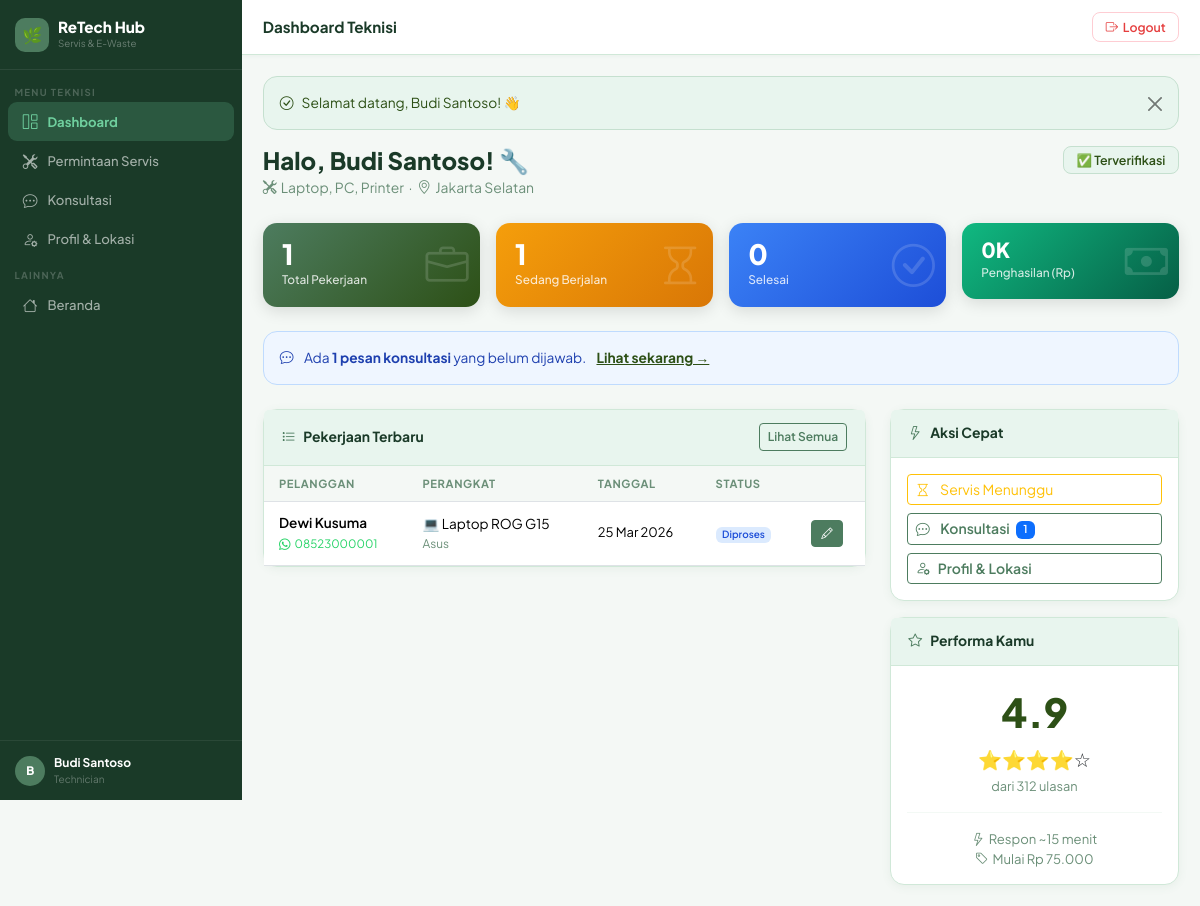
Page /technician/dashboard.php (signed in) on the committed database.
### tables this page shows
CREATE TABLE IF NOT EXISTS users (
    id INT AUTO_INCREMENT PRIMARY KEY,
    name VARCHAR(255) NOT NULL,
    email VARCHAR(255) UNIQUE NOT NULL,
    password VARCHAR(255) NOT NULL,
    role ENUM('user','technician','admin') DEFAULT 'user',
    phone VARCHAR(20) NULL,
    address TEXT NULL,
    latitude DECIMAL(10,7) NULL,    
    longitude DECIMAL(10,7) NULL,
    created_at TIMESTAMP DEFAULT CURRENT_TIMESTAMP,
    updated_at TIMESTAMP DEFAULT CURRENT_TIMESTAMP ON UPDATE CURRENT_TIMESTAMP
);

CREATE TABLE IF NOT EXISTS technicians (
    id INT AUTO_INCREMENT PRIMARY KEY,
    user_id INT NOT NULL,
    keahlian VARCHAR(255) NOT NULL,
    lokasi VARCHAR(255) NOT NULL,          
    workshop_address TEXT NULL,            
    latitude DECIMAL(10,7) NULL,           
    longitude DECIMAL(10,7) NULL,          
    bio TEXT NULL,
    is_available TINYINT(1) DEFAULT 1,
    rating DECIMAL(2,1) DEFAULT 5.0,
    total_jobs INT DEFAULT 0,
    response_time INT DEFAULT 60,
    price_start INT DEFAULT 50000,
    is_verified TINYINT(1) DEFAULT 0,     
    verified_at TIMESTAMP NULL,
    reject_reason VARCHAR(255) NULL,      
    created_at TIMESTAMP DEFAULT CURRENT_TIMESTAMP,
    updated_at TIMESTAMP DEFAULT CURRENT_TIMESTAMP ON UPDATE CURRENT_TIMESTAMP,
    FOREIGN KEY (user_id) REFERENCES users(id) ON DELETE CASCADE
);

CREATE TABLE IF NOT EXISTS service_requests (
    id INT AUTO_INCREMENT PRIMARY KEY,
    device_id INT NOT NULL,
    technician_id INT NULL,
    complaint TEXT NOT NULL,
    diagnosis TEXT NULL,
    service_date DATE NOT NULL,
    service_type ENUM('home_visit','bring_in') DEFAULT 'bring_in',
    status ENUM('menunggu','diproses','selesai','tidak_bisa_diperbaiki') DEFAULT 'menunggu',
     
    customer_address TEXT NULL,            
    customer_lat DECIMAL(10,7) NULL,
    customer_lng DECIMAL(10,7) NULL,
    distance_km DECIMAL(6,2) NULL,         
     
    service_cost DECIMAL(10,2) NULL,       
    transport_fee DECIMAL(10,2) DEFAULT 0, 
    app_fee DECIMAL(10,2) DEFAULT 0,       
    total_cost DECIMAL(10,2) NULL,         
    cost DECIMAL(10,2) NULL,               
    notes TEXT NULL,
    payment_method VARCHAR(50) DEFAULT 'COD',
     
    warranty_days INT DEFAULT 0,
    warranty_notes VARCHAR(255) NULL,
    warranty_until DATE NULL,
     
    rating_by_user TINYINT NULL,
    rating_note VARCHAR(255) NULL,
    created_at TIMESTAMP DEFAULT CURRENT_TIMESTAMP,
    updated_at TIMESTAMP DEFAULT CURRENT_TIMESTAMP ON UPDATE CURRENT_TIMESTAMP,
    FOREIGN KEY (device_id) REFERENCES devices(id) ON DELETE CASCADE,
    FOREIGN KEY (technician_id) REFERENCES technicians(id) ON DELETE SET NULL
);

CREATE TABLE IF NOT EXISTS devices (
    id INT AUTO_INCREMENT PRIMARY KEY,
    user_id INT NOT NULL,
    device_name VARCHAR(255) NOT NULL,
    device_type VARCHAR(100) NOT NULL,
    brand VARCHAR(100) NOT NULL,
    purchase_year YEAR NULL,
    description TEXT NULL,
    created_at TIMESTAMP DEFAULT CURRENT_TIMESTAMP,
    updated_at TIMESTAMP DEFAULT CURRENT_TIMESTAMP ON UPDATE CURRENT_TIMESTAMP,
    FOREIGN KEY (user_id) REFERENCES users(id) ON DELETE CASCADE
);

### technician/dashboard.php (the view, shortened to what the rows shown need)
<?php
require_once __DIR__ . '/../includes/functions.php';
require_once __DIR__ . '/../includes/layout.php';
$pdo = getDB();
$uid = $_SESSION['user_id'];
$techStmt = $pdo->prepare("SELECT t.*, u.name, u.phone FROM technicians t JOIN users u ON t.user_id=u.id WHERE t.user_id=?");
$techStmt->execute([$uid]); $tech = $techStmt->fetch();
    ?>
    <?php
$tid = $tech['id'];
$recentJobs = $pdo->prepare("
    SELECT sr.*, d.device_name, d.brand, d.device_type, u.name AS customer_name, u.phone AS customer_phone
    FROM service_requests sr
    JOIN devices d ON sr.device_id = d.id
    JOIN users u ON d.user_id = u.id
    WHERE sr.technician_id = ?
    ORDER BY sr.updated_at DESC LIMIT 5
");
$recentJobs->execute([$tid]); $recentJobs = $recentJobs->fetchAll();
pageHeader('Dashboard Teknisi', 'Dashboard Teknisi');
?>
<div class="mb-4 d-flex align-items-start justify-content-between flex-wrap gap-2">
    <div>
        <h4 style="font-weight:800;color:var(--txt,#1A3A28);margin-bottom:.15rem;">
            Halo, <?= e($tech['name']??'') ?>! 🔧
        </h4>
        <p style="color:var(--muted,#6B8F78);font-size:.87rem;margin:0;">
            <i class="bi bi-tools me-1"></i><?= e($tech['keahlian']??'') ?>
            &nbsp;·&nbsp;
            <i class="bi bi-geo-alt me-1"></i><?= e($tech['lokasi']??'') ?>
        </p>
    </div>
</div>
<div class="row g-4">
    <div class="col-lg-8">
        <div class="card">
            <div class="table-responsive">
                <table class="table mb-0">
                    <thead><tr><th>Pelanggan</th><th>Perangkat</th><th>Tanggal</th><th>Status</th><th></th></tr></thead>
                    <tbody>
                    <?php if (empty($recentJobs)): ?>
                        <tr><td colspan="5" class="text-center py-4" style="color:var(--muted,#6B8F78);">
                            <i class="bi bi-inbox d-block display-5 mb-2 opacity-25"></i>
                            Belum ada pekerjaan masuk.
                        </td></tr>
                    <?php else: foreach ($recentJobs as $j): ?>
                        <tr>
                            <td>
                                <div style="font-size:.85rem;font-weight:600;"><?= e($j['customer_name']??'') ?></div>
                                <?php if ($j['customer_phone']): ?>
                                <a href="https://wa.me/62<?= ltrim($j['customer_phone']??'','0') ?>" target="_blank" style="font-size:.72rem;color:#25D366;text-decoration:none;">
                                    <i class="bi bi-whatsapp me-1"></i><?= e($j['customer_phone']??'') ?>
                                </a>
                                <?php endif; ?>
                            </td>
                            <td>
                                <div style="font-size:.85rem;"><?= deviceEmoji($j['device_type']??'') ?> <?= e($j['device_name']??'') ?></div>
                                <div style="font-size:.74rem;color:var(--muted,#6B8F78);"><?= e($j['brand']??'') ?></div>
                            </td>
                            <td style="font-size:.81rem;"><?= tglIndo($j['service_date']) ?></td>
                            <td><span class="badge bg-<?= statusBadge($j['status']) ?>"><?= statusLabel($j['status']) ?></span></td>
                            <td>
                                <a href="<?= BASE_URL ?>/technician/update.php?id=<?= $j['id'] ?>" class="btn btn-sm btn-primary" style="font-size:.72rem;padding:.25rem .55rem;">
                                    <i class="bi bi-pencil"></i>
                                </a>
                            </td>
                        </tr>
                    <?php endforeach; endif; ?>
                    </tbody>
                </table>
            </div>
        </div>
    </div>
    <div class="col-lg-4">
        <div class="card">
            <div class="card-body p-3 text-center">
                <div style="font-size:2.5rem;font-weight:800;color:var(--sage-dk,#2D5016);"><?= number_format($tech['rating']??0,1) ?></div>
                <div style="font-size:1.2rem;margin:.2rem 0;">
                    <?php for ($i=1;$i<=5;$i++) echo $i<=$tech['rating']?'⭐':'☆'; ?>
                </div>
                <div style="font-size:.8rem;color:var(--muted,#6B8F78);">dari <?= $tech['total_jobs']??0 ?> ulasan</div>
                <hr style="border-color:var(--border,#D0E8D8);">
                <div style="font-size:.82rem;color:var(--muted,#6B8F78);">
                    <i class="bi bi-lightning me-1"></i>Respon ~<?= $tech['response_time']??60 ?> menit<br>
                    <i class="bi bi-tag me-1"></i>Mulai <?= rupiah($tech['price_start']??50000) ?>
                </div>
            </div>
        </div>
    </div>
</div>
<?php pageFooter(); ?>

### includes/layout.php (shortened to what the rows shown need)
<?php
function pageHeader(string $title = 'Dashboard', string $pageTitle = ''): void {
    $user   = currentUser();
    $role   = $_SESSION['user_role'] ?? '';
?>
<!DOCTYPE html>
<html lang="id">
<head>
    <link href="https://cdn.jsdelivr.net/npm/bootstrap@5.3.2/dist/css/bootstrap.min.css" rel="stylesheet">
    <link href="https://cdn.jsdelivr.net/npm/bootstrap-icons@1.11.3/font/bootstrap-icons.min.css" rel="stylesheet">
</head>
<body>
<aside class="sidebar" id="sidebar">
    <?php if ($user): ?>
    <div class="sb-user">
        <div class="av"><?= strtoupper(substr($user['name'] ?? 'U', 0, 1)) ?></div>
        <div>
            <div class="un"><?= htmlspecialchars($user['name'] ?? '') ?></div>
            <div class="ur"><?= ucfirst($role) ?></div>
        </div>
    </div>
    <?php endif; ?>
</aside>
<div class="main">
    <div class="page-body">
<?php
}
function pageFooter(): void {
    echo '</div></div>';
    echo '</body></html>';
}

### rows in the picture
users: name "B", name "Budi Santoso"
technicians: user.name "Budi Santoso", keahlian "Laptop, PC, Printer", lokasi "Jakarta Selatan", rating "4.9", total_jobs "312", response_time "15", price_start "Rp 75.000"
service_requests: users.name "Dewi Kusuma", users.phone "08523000001", device.device_type "💻", device.device_name "Laptop ROG G15", device.brand "Asus", service_date "25 Mar 2026", status "Diproses"

### other values in the picture
$role "Technician"
$pageTitle ?: $title "Dashboard Teknisi"
$flash['msg'] "Selamat datang, Budi Santoso! 👋"
$totalJobs "1"
$pendingJobs + $activeJobs "1"
$doneJobs "0"
$totalEarning/1000 "0"
$unreadConsult "1"
